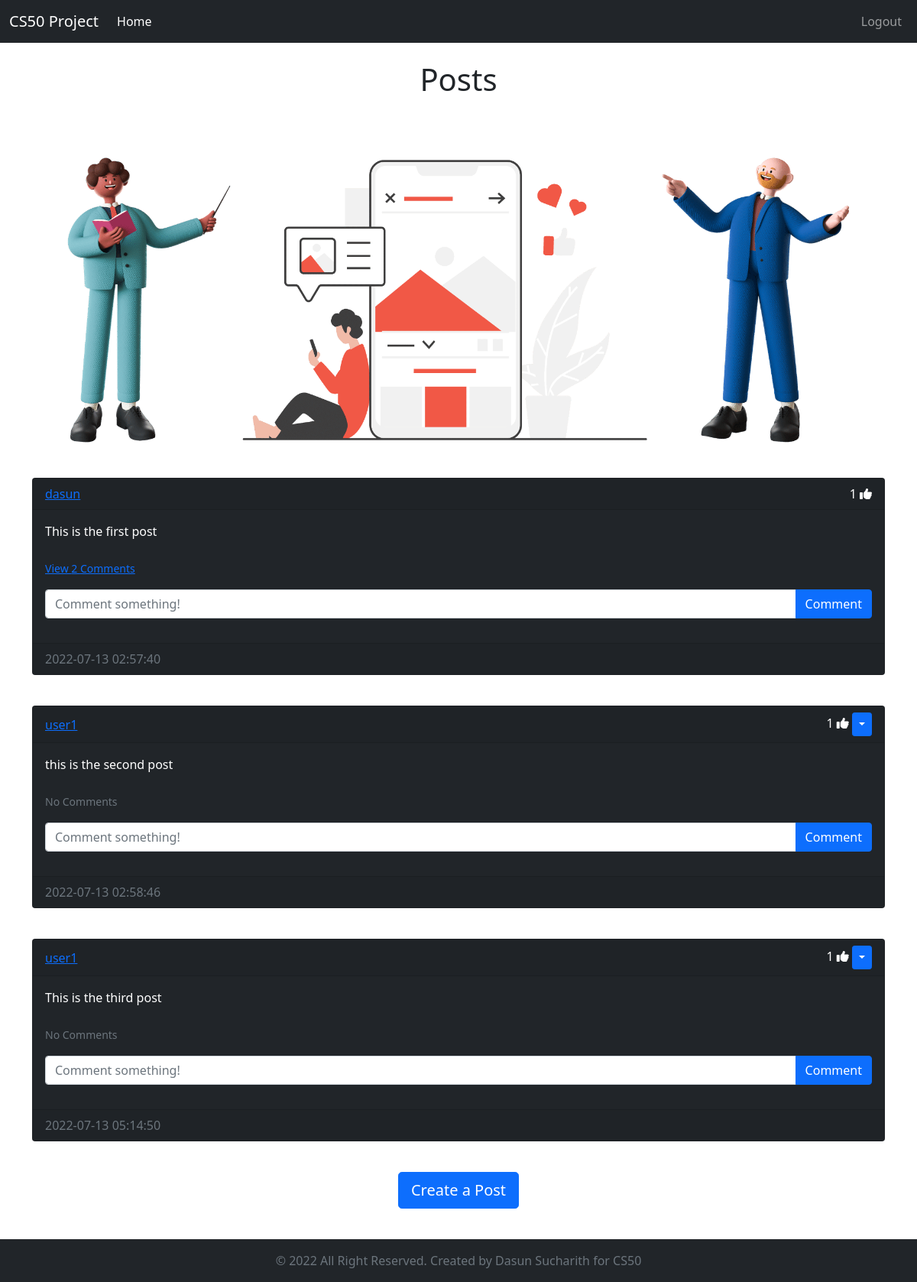
The app's page /home (signed in) with its own data.
### website/models.py (models this page shows)
class Post(db.Model):
    id = db.Column(db.Integer, primary_key=True)
    text = db.Column(db.Text, nullable=False)
    date_created = db.Column(db.DateTime(timezone=True), default=func.now())
    author = db.Column(db.Integer, db.ForeignKey(
        'user.id', ondelete='CASCADE'), nullable=False)
    comments = db.relationship('Comment', backref='post', passive_deletes=True)
    likes = db.relationship('Like', backref='post', passive_deletes=True)

class User(db.Model, UserMixin):
    id = db.Column(db.Integer, primary_key=True)
    email = db.Column(db.String(150), unique=True)
    username = db.Column(db.String(150), unique=True)
    password = db.Column(db.String(150))
    date_created = db.Column(db.DateTime(timezone=True), default=func.now())
    posts = db.relationship('Post', backref='user', passive_deletes=True)
    comments = db.relationship('Comment', backref='user', passive_deletes=True)
    likes = db.relationship('Like', backref='user', passive_deletes=True)

### website/views.py (the view)
@views.route('/')
@views.route('/home')
@login_required
def home():
    posts = Post.query.all()
    return render_template('home.html', user=current_user, posts=posts)

### website/__init__.py (called while the page is built)
def create_app():
    app = Flask(__name__)
    app.config['SECRET_KEY'] = "slviki.org"
    app.config['SQLALCHEMY_DATABASE_URI'] = f'sqlite:///{DB_NAME}'
    db.init_app(app)
    from .views import views
    from .auth import auth
    app.register_blueprint(views, url_prefix="/")
    app.register_blueprint(auth, url_prefix="/")
    from .models import User, Post, Comment, Like
    create_database(app)
    login_manager = LoginManager()
    login_manager.login_view = 'auth.login'
    login_manager.init_app(app)
    @login_manager.user_loader
    def load_user(id):
        return User.query.get(int(id))
    return app

### website/templates/home.html (shortened to what this page needs)
{% extends "posts_div.html" %}

### website/templates/posts_div.html (shortened to what this page needs)
{% extends "base.html" %}
{% block content %}
  <br />
  <h1 align="center">{% block header %}Posts{% endblock %}</h1>
  <br />
  <div class="row">
    <img src="{{url_for('static',filename = 'images/posts.png')}}" alt="posts" >
  </div>
  <div class="row">
    <div id="posts">
      {% for post in posts %}
        <div class="card text-white bg-dark mb-3">
          <div class="card-header d-flex justify-content-between align-items-center">
            <a href="/posts/{{post.user.username}}">{{post.user.username}}</a>
            <div>
              <span id="likes-count-{{post.id}}">
                {{ post.likes|length }}
              </span>
              {% if user.id in post.likes|map(attribute="author")|list %}
                <i class="fas fa-thumbs-up" id="like-button-{{post.id}}" onclick="like({{post.id}})"></i>
              {% else %}
                <i class="far fa-thumbs-up" id="like-button-{{post.id}}" onclick="like({{post.id}})"></i>
              {% endif %}
              {% if user.id == post.author %}
              <div class="btn-group">
                <button type="button" class="btn btn-sm btn-primary dropdown-toggle" data-bs-toggle="dropdown"></button>
              </div>
              {% endif %}
            </div>
          </div>
          <div class="card-body">
            <div class="card-text">{{post.text}}</div>
            <br />
            <p class="card-text bg-dark">
              {% if post.comments|length > 0 %}
                <a data-bs-toggle="collapse" href="#comments-{{post.id}}" role="button">
                  <small>View {{post.comments|length}} Comments</small>
                </a>
                {% else %}
                  <small class="text-muted">No Comments</small>
              {% endif %}
            </p>
            <form class="input-group mb-3" method="POST" action="/create-comment/{{post.id}}">
              <input type="text" id="text" name="text" class="form-control" placeholder="Comment something!" />
              <button type="submit" class="btn btn-primary">Comment</button>
            </form>
          </div>
          <div class="card-footer text-muted">{{post.date_created}}</div>
        </div>
        <br />
      {% endfor %}
    </div>
  </div>
  <div class="row">
    {% block footer %}
      <div align="center">
        <a href="/create-post">
          <button type="button" class="btn btn-primary btn-lg">Create a Post</button>
        </a>
      </div>
    {% endblock %}
  </div>
  <br /><br /><br /><br />
{% endblock %}

### records on screen
Post: user.username "dasun", likes|length "1", text "This is the first post", comments|length "2", date_created "2022-07-13 02:57:40"
Post: user.username "user1", likes|length "1", text "this is the second post", shows "No Comments", date_created "2022-07-13 02:58:46"
Post: user.username "user1", likes|length "1", text "This is the third post", shows "No Comments", date_created "2022-07-13 05:14:50"
